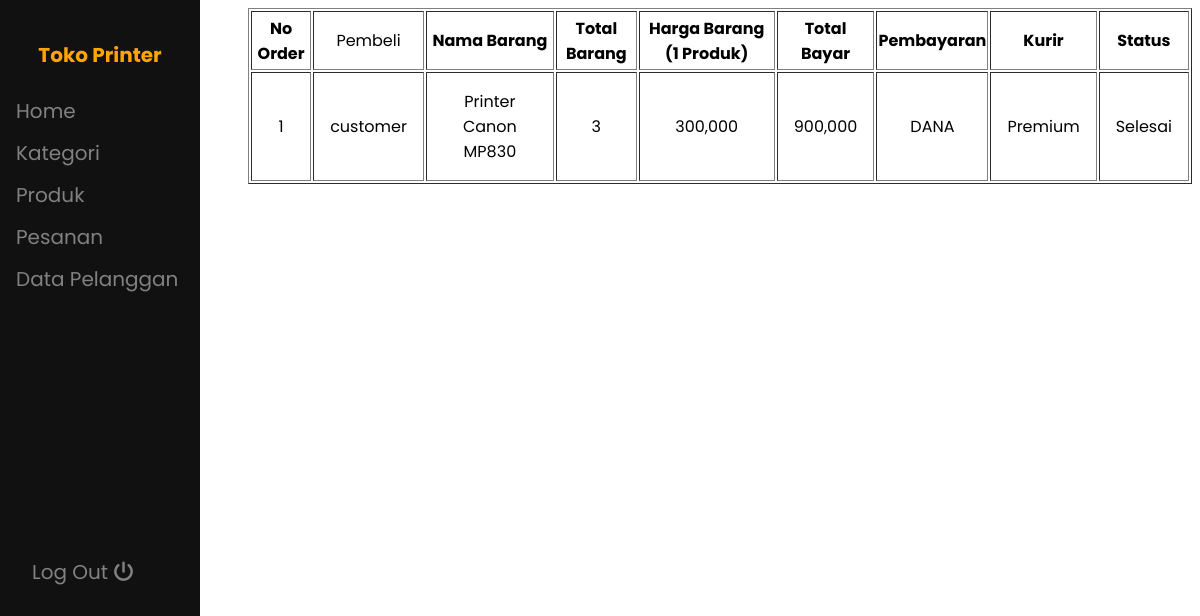
The app's page /admin/pesanan.php (signed in) with its own data.
### tables this page shows
CREATE TABLE `orders` (
  `id` int(11) NOT NULL,
  `id_user` int(11) NOT NULL,
  `id_product` int(11) NOT NULL,
  `address` text NOT NULL,
  `kecamatan` varchar(64) NOT NULL,
  `kelurahan` varchar(64) NOT NULL,
  `phone` varchar(64) NOT NULL,
  `postcode` varchar(64) NOT NULL,
  `payment` varchar(64) NOT NULL,
  `courier` varchar(64) NOT NULL,
  `status` varchar(64) NOT NULL,
  `info` varchar(64) NOT NULL
);

CREATE TABLE `user` (
  `id_user` int(11) NOT NULL,
  `nama_lengkap` varchar(100) NOT NULL,
  `username` varchar(100) NOT NULL,
  `password` varchar(255) NOT NULL,
  `roles` enum('admin','customers') NOT NULL
);

CREATE TABLE `products` (
  `id` int(11) NOT NULL,
  `name` varchar(64) NOT NULL,
  `price` int(11) NOT NULL,
  `description` text NOT NULL,
  `id_category` int(11) NOT NULL
);

### admin/pesanan.php (the view, shortened to what this page needs)
<?php
require '../koneksi.php';
$orders = mysqli_query($conn, "SELECT *, COUNT(*) as total FROM orders GROUP BY id_product, payment, courier, status, id_user");
?>
<html>
    <head>
    </head>
    <body>
        <?php include '../layout/sidebar.php'; ?>
        <table class="styled-table" border="1">
            <thead>
                <tr>
                    <th>No Order</th>
                    <td>Pembeli</td>
                    <th>Nama Barang</th>
                    <th>Total Barang</th>
                    <th>Harga Barang (1 Produk)</th>
                    <th>Total Bayar</th>
                    <th>Pembayaran</th>
                    <th>Kurir</th>
                    <th>Status</th>
                </tr>
            </thead>
            <tbody>
                <?php foreach($orders as $order): ?>
                <?php $idProduct=$order['id_product'];$product = mysqli_fetch_assoc(mysqli_query($conn, "SELECT * FROM products WHERE id=$idProduct")); ?>
                <?php $idUser=$order['id_user'];$user = mysqli_fetch_assoc(mysqli_query($conn, "SELECT * FROM user WHERE id_user=$idUser")); ?>
                <tr>
                    <td><?= $order['id'] ?></td>
                    <td><?= $user['nama_lengkap'] ?></td>
                    <td><?= $product['name'] ?></td>
                    <td><?= $order['total'] ?></td>
                    <td><?= number_format($product['price']) ?></td>
                    <td><?= number_format($order['total']*$product['price']) ?></td>
                    <td><?= $order['payment'] ?></td>
                    <td><?= $order['courier'] ?></td>
                    <td>
                        <?= $order['status'] ?>
                    </td>
                </tr>
                <?php endforeach; ?>
            </tbody>
        </table>
    </body>
</html>

### style/style.css (style rules this page uses)
* { font-family: 'Poppins'; }

### admin/pesanan.php (style rules this page uses)
table { margin-left: 15rem; text-align: center; }
td { padding: 1rem; }

### records on screen
orders: id "1", id_user.nama_lengkap "customer", id_product.name "Printer Canon MP830", total "3", id_product.price "300,000", price "900,000", payment "DANA", courier "Premium", status "Selesai"
